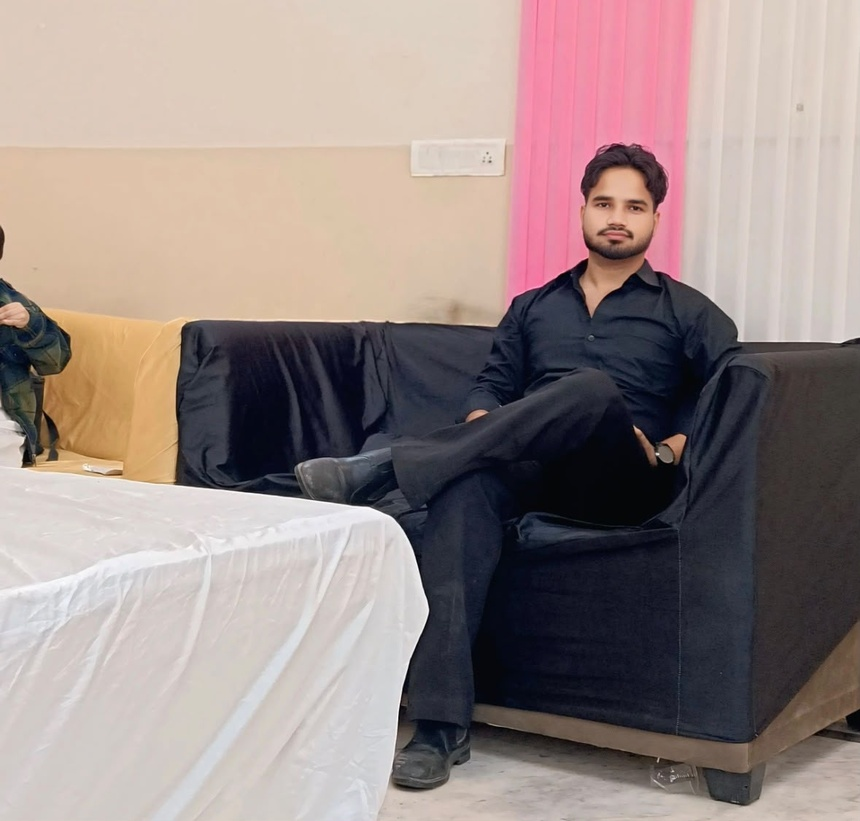
#> input picture Computer Vision Unit 2 Programming Assignment/14_Frequency_LPF/input.jpeg, 860 x 821 px, shrunk from 1179 x 1126 before the run, found by its file name
$ python Program.py
#> lines starting #> are read from the running program, lines starting #| are printed output that depends on the picture
import cv2
import numpy as np

img = cv2.imread("./14_Frequency_LPF/input.jpeg", cv2.IMREAD_GRAYSCALE)
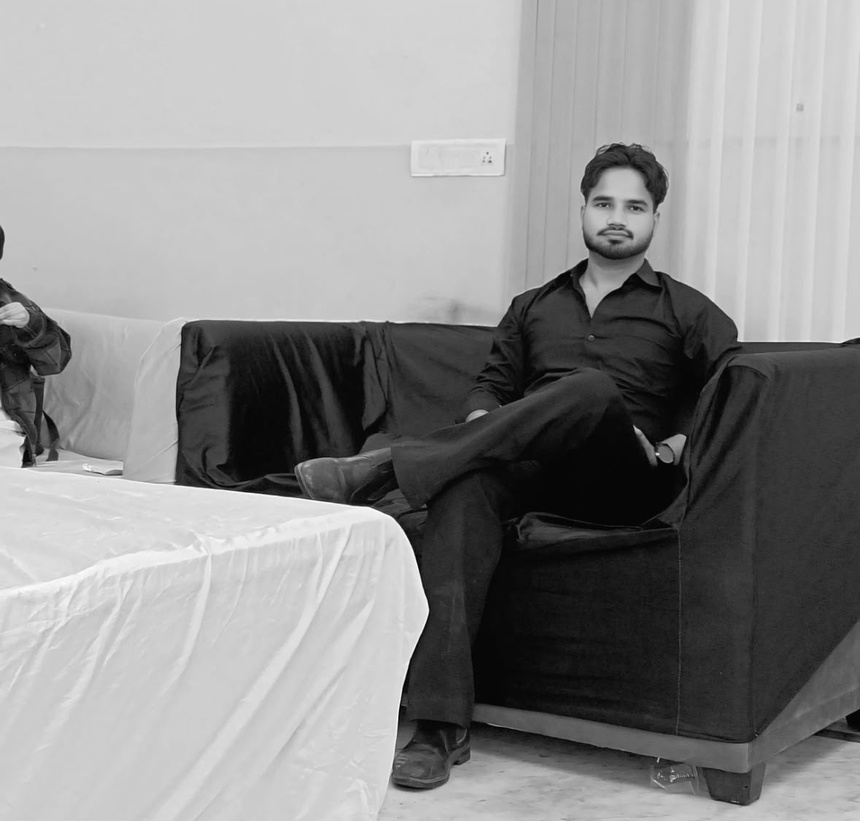
#> img: shape (821, 860); min 0, max 254, mean 141.1
img_float = np.float32(img)
dft = cv2.dft(img_float, flags=cv2.DFT_COMPLEX_OUTPUT)

dft_shift = np.fft.fftshift(dft)

rows, cols = img.shape
#> rows = 821; cols = 860
crow, ccol = rows // 2, cols // 2
#> crow = 410; ccol = 430
mask = np.zeros((rows, cols, 2), np.float32)

radius = 50
cv2.circle(mask, (ccol, crow), radius, (1, 1), -1)

filtered_dft = dft_shift * mask
dft_inverse_shift = np.fft.ifftshift(filtered_dft)

reconstructed = cv2.idft(dft_inverse_shift)

reconstructed = cv2.magnitude(reconstructed[:, :, 0], reconstructed[:, :, 1])
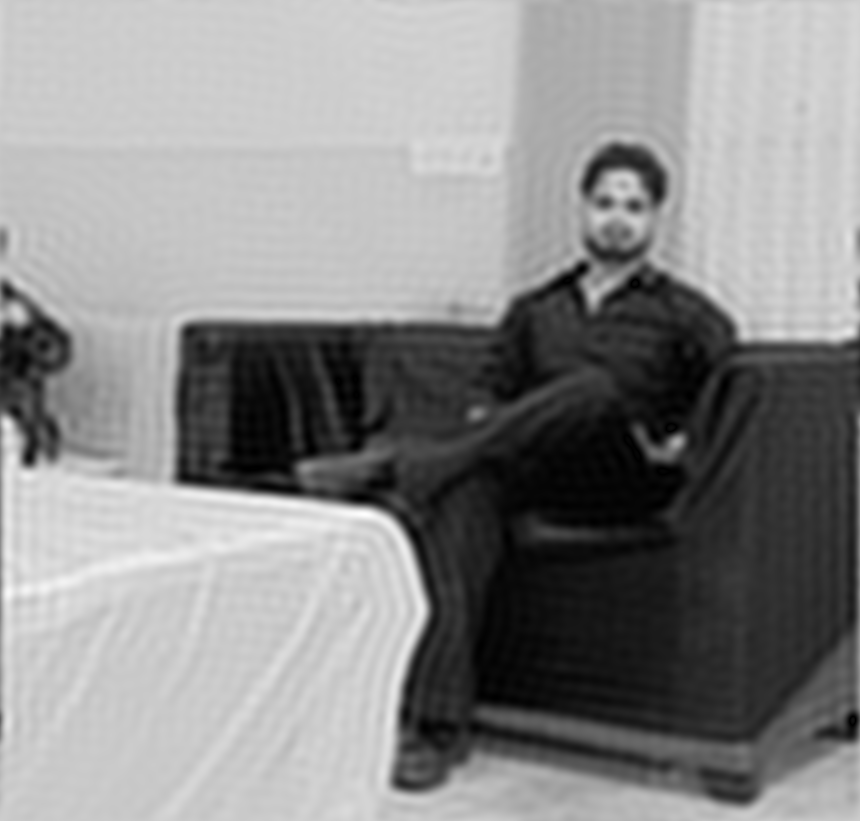
#> reconstructed: shape (821, 860) float32; min 884.9, max 182385360, mean 99603448; drawn with min black and max white
reconstructed = np.uint8(reconstructed)
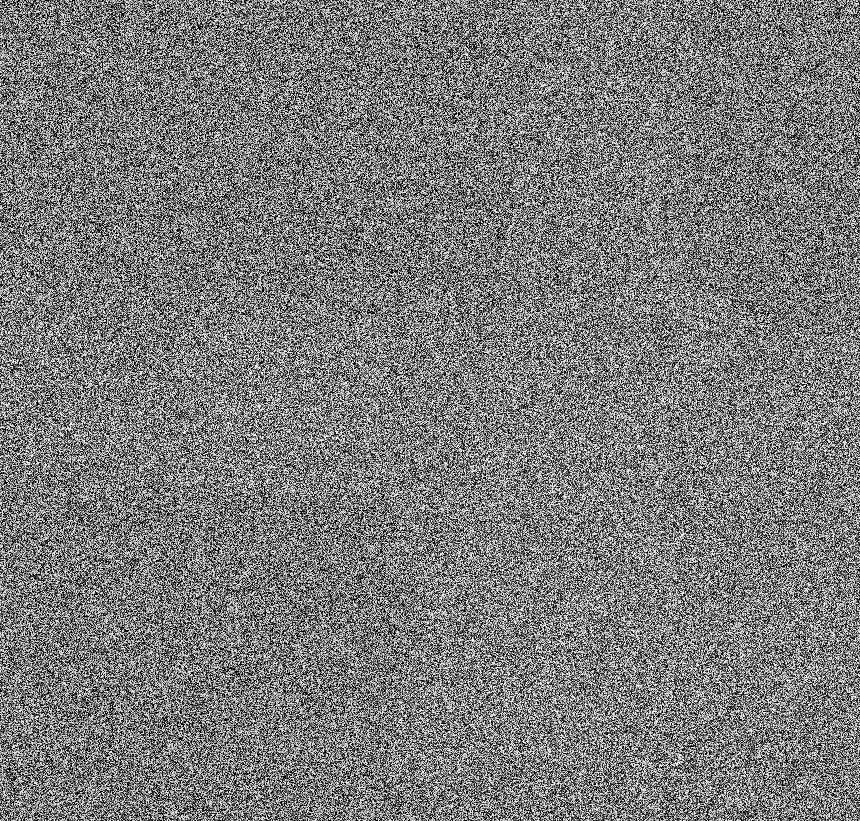
#> reconstructed: shape (821, 860); min 0, max 255, mean 123

cv2.imwrite("output.png", reconstructed)

cv2.imshow("Original Image", img)
cv2.imshow("Low-Pass Filtered Image", reconstructed)

cv2.waitKey(0)
cv2.destroyAllWindows()
